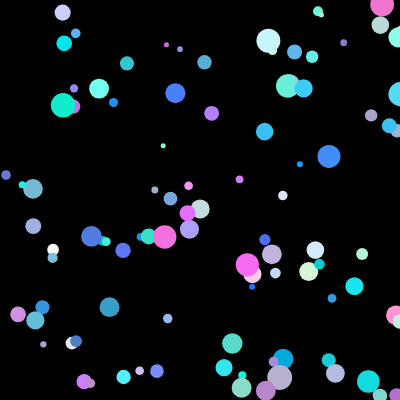
Frame 1 (no input)
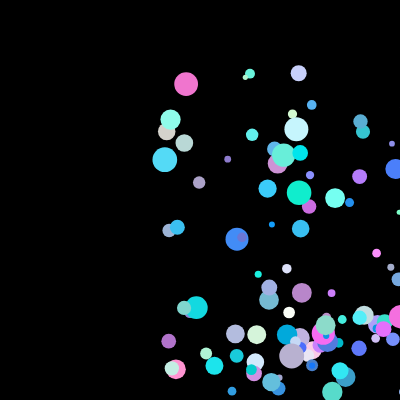
Frame 60 (no input)
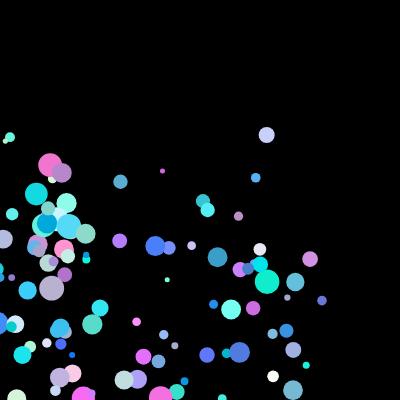
Frame 120 (the mouse pressed at the canvas centre since frame 60)

The p5.js sketch that drew these frames (run headless with seeded random() and noise() and a simulated clock; from frame 60 on, the mouse is pressed at the canvas centre):

// p5.js sketch
// ── sketch.js
let particles = []; 

function setup() {
    createCanvas(400, 400);

    for (let i = 0; i < 100; i++) {
        let x = random(width);
        let y = random(height);
        particles.push(new Particle(x, y));
    }
}

function draw() {
    background(0);

    for (let particle of particles) { 
        particle.move();
        particle.display();
    }
}

class Particle {
    constructor(x, y) {
        this.x = x;
        this.y = y;
        this.size = random(5, 25);
        this.xSpeed = 4;
        this.ySpeed = random(1,2);
        this.color = color(random(0,255), random(100,255), random(200,255)); 
    }

    move() {
        this.x += this.xSpeed;
        this.y += this.ySpeed;

        // boarder in
        if (this.x < 0 || this.x > width) this.xSpeed *= -1;
        if (this.y < 0 || this.y > height) this.ySpeed *= -1; 
    }

    display() {
        noStroke();
        fill(this.color);
        ellipse(this.x, this.y, this.size);
    }
}
